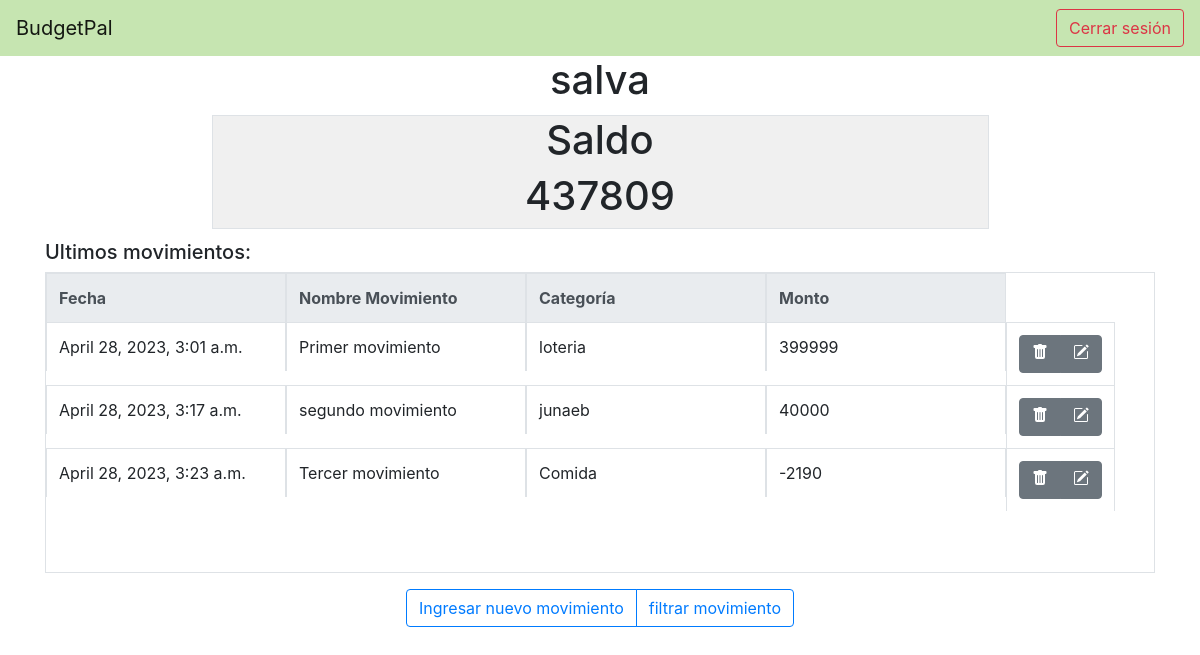
/movimientos/ (signed in), run on an earlier commit of the app's database.
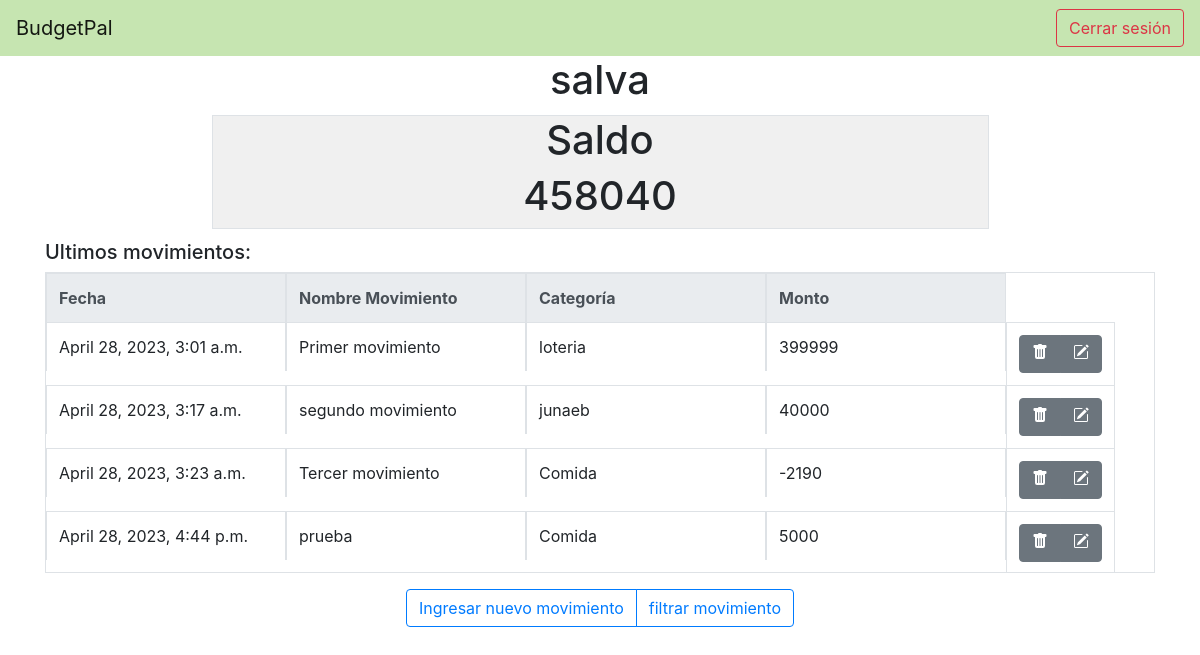
And on a later commit of the database.
### movimientos/models.py (models this page shows, shortened)
class Movimientos(models.Model):
    nombre_movimiento = models.CharField(max_length=100)
    monto = models.IntegerField()
    categoria = models.CharField(max_length=100)
    fecha = models.DateTimeField(default=timezone.now)
    usuario = models.ForeignKey(User, on_delete=models.CASCADE)

### movimientos/views.py (the view)
# urls.py: 2. Add a URL to urlpatterns:  path('', views.home, name='home')
def home(request):
    if request.user.is_authenticated:
        tabla = Movimientos.objects.filter(usuario=request.user)
        resultado = tabla.aggregate(Sum('monto'))
        suma_total = resultado['monto__sum']
        context = {
            'movimientos': tabla,
            'saldo': suma_total
        }
        return render(request, 'home.html', context)
    else:
        return HttpResponseRedirect('/login/login/')

### movimientos/templates/home.html (shortened to what this page needs)
{% extends "movimientos/base.html" %}
{% block content %}
    <h1 class="text-center">{{ user.username }}</h1>
    <div class="border saldo">
        <h1 class="text-center">Saldo</h1>
        <h1 class="text-center">{{ saldo }} </h1>
    </div>
    <h5>Ultimos movimientos:</h5>
    <div class="table-responsive">
        <div class="movimientos">
            <table class="table table-hover table-bordered table-fixed">
                <thead class="thead-light">
                    <tr style="width:1000px">
                        <th style="width: 240px">Fecha</th>
                        <th style="width: 240px">Nombre Movimiento</th>
                        <th style="width: 240px">Categoría</th>
                        <th style="width: 240px">Monto</th>
                    </tr>
                </thead>
                <tbody>
                {% for movimiento in movimientos %}
                    <tr style="width:1000px">
                        <td style="width: 240px">{{ movimiento.fecha }}</td>
                        <td style="width: 240px"> {{ movimiento.nombre_movimiento }} </td>
                        <td style="width: 240px"> {{ movimiento.categoria }}</td>
                        <td style="width: 240px"> {{ movimiento.monto }}</td>
                        <td>
                            <div class="btn-group" role="group" aria-label="Basic">
                                <button type="button" class="btn btn-secondary">
                                </button>
                                <button type="button" class="btn btn-secondary">
                                </button>
                            </div>
                        </td>
                    </tr>
                {% endfor %}
                </tbody>
            </table>
        </div>
    </div>
    <div class="text-center">
        <div class="btn-group justify-content-center" role="group" aria-label="Basic example">
            <a href="{% url 'movimientos-crear' %}" class="btn btn-outline-primary">Ingresar nuevo movimiento</a>
            <button type="button" class="btn btn-outline-primary">filtrar movimiento</button>
        </div>
    </div>
{% endblock content %}

### movimientos/templates/movimientos/base.html (shortened to what this page needs)
{% load static %}
<!doctype html>
<html lang="en">
  <head>
    <link rel="stylesheet" href="https://cdn.jsdelivr.net/npm/bootstrap@4.0.0/dist/css/bootstrap.min.css">
    <link rel="stylesheet" type="text/css" href="{% static 'style.css' %}">
  </head>
  <body>
    <nav class="navbar navbar-light" style="background-color:#c6e5b1;">
      <a class="navbar-brand" href="{% url 'movimientos-home' %}">BudgetPal</a>
      <form class="form-inline">
           {% if user.is_authenticated %}
                  <a href="{% url 'logout' %}" class="btn btn-outline-danger">Cerrar sesión </a>
              {% endif %}
      </form>
  </nav>
    <div class="container">
        {% block content %} {% endblock content %}
    </div>
  </body>
</html>

### static/style.css (style rules this page uses)
.table-fixed tbody { height: 250px; overflow-y: auto; width: 100%; }
.table-fixed thead, .table-fixed tbody, .table-fixed td, .table-fixed th { display: block; }
.table-fixed tbody td, .table-fixed thead > tr > th { float: left; border-bottom-width: 0; }
.saldo { background: #f0f0f0; width: 70%; min-width: 240px; margin-top: 1%; margin-bottom: 1%; position: relative; top: 0px; right: 0px; left: 15%; bottom: 0px; }
.movimientos { width: 100%; min-width: 1100px; height: 40%; }

What changed in the data, as far as the page shows it:
added Movimientos: fecha "April 28, 2023, 4:44 p.m.", nombre_movimiento "prueba", categoria "Comida", monto "5000"
Also different on the page:
{{ saldo }}: "437809" → "458040"
